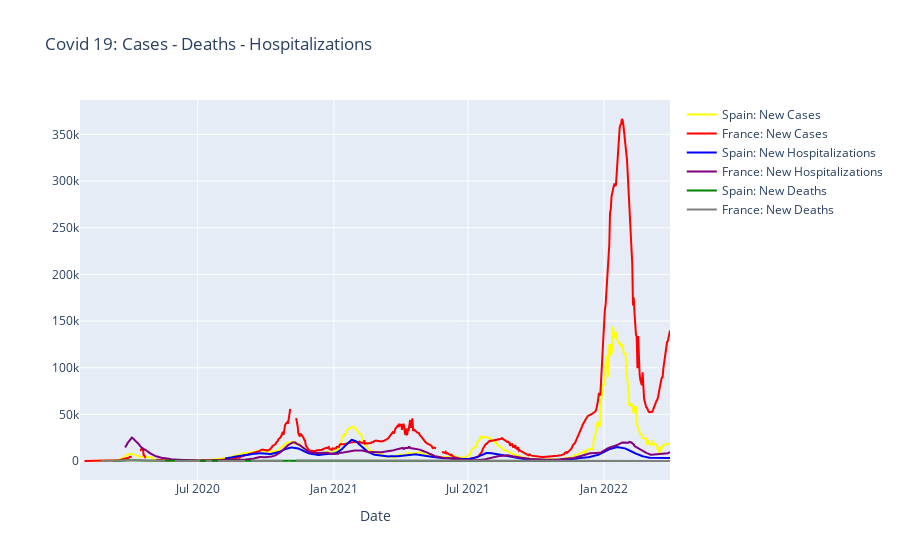

Notebook code for this chart:
### Code cell
# Creating trace1
trace1 = go.Scatter(
                    x = spain_filtered.index,
                    y = spain_filtered["new_cases_smoothed"],
                    mode = "lines",
                    name = "Spain: New Cases",
                    marker = dict(color = 'yellow'),
                    text= spain_filtered["new_cases_smoothed"])
# Creating trace2
trace2 = go.Scatter(
                    x = spain_filtered.index,
                    y = spain_filtered["weekly_hosp_admissions"],
                    mode = "lines",
                    name = "Spain: New Hospitalizations",
                    marker = dict(color = 'blue'),
                    text= spain_filtered["weekly_hosp_admissions"])
trace3 = go.Scatter(
                    x = spain_filtered.index,
                    y = spain_filtered["new_deaths_smoothed"],
                    mode = "lines",
                    name = "Spain: New Deaths",
                    marker = dict(color = 'green'),
                    text= spain_filtered["new_deaths_smoothed"])
trace4 = go.Scatter(
                    x = france_filtered.index,
                    y = france_filtered["new_cases_smoothed"],
                    mode = "lines",
                    name = "France: New Cases",
                    marker = dict(color = 'red'),
                    text= france_filtered["new_cases_smoothed"])
# Creating trace2
trace5 = go.Scatter(
                    x = france_filtered.index,
                    y = france_filtered["weekly_hosp_admissions"],
                    mode = "lines",
                    name = "France: New Hospitalizations",
                    marker = dict(color = 'purple'),
                    text= france_filtered["weekly_hosp_admissions"])
trace6 = go.Scatter(
                    x = france_filtered.index,
                    y = france_filtered["new_deaths_smoothed"],
                    mode = "lines",
                    name = "France: New Deaths",
                    marker = dict(color = 'grey'),
                    text= france_filtered["new_deaths_smoothed"])
data = [trace1, trace4, trace2, trace5, trace3, trace6]
layout = dict(title = 'Covid 19: Cases - Deaths - Hospitalizations',
              xaxis= dict(title= 'Date',ticklen= 5,zeroline= False)
             )
fig = dict(data = data, layout = layout)
iplot(fig)

### Figure 1 — Plotly figure (JSON) as saved in the notebook; plotly's stock layout.template omitted (floating-point values rounded to 4 significant figures; data arrays with more than 128 entries replaced by an {"elided": "..."} marker saying what was removed)
{"data": [{"marker": {"color": "yellow"}, "mode": "lines", "name": "Spain: New Cases", "text": {"elided": "790 float values"}, "type": "scatter", "x": {"elided": "790 str values"}, "y": {"elided": "790 float values"}}, {"marker": {"color": "red"}, "mode": "lines", "name": "France: New Cases", "text": {"elided": "798 float values"}, "type": "scatter", "x": {"elided": "798 str values"}, "y": {"elided": "798 float values"}}, {"marker": {"color": "blue"}, "mode": "lines", "name": "Spain: New Hospitalizations", "text": {"elided": "790 int values"}, "type": "scatter", "x": {"elided": "790 str values"}, "y": {"elided": "790 int values"}}, {"marker": {"color": "purple"}, "mode": "lines", "name": "France: New Hospitalizations", "text": {"elided": "798 int values"}, "type": "scatter", "x": {"elided": "798 str values"}, "y": {"elided": "798 int values"}}, {"marker": {"color": "green"}, "mode": "lines", "name": "Spain: New Deaths", "text": {"elided": "790 float values"}, "type": "scatter", "x": {"elided": "790 str values"}, "y": {"elided": "790 float values"}}, {"marker": {"color": "grey"}, "mode": "lines", "name": "France: New Deaths", "text": {"elided": "798 float values"}, "type": "scatter", "x": {"elided": "798 str values"}, "y": {"elided": "798 float values"}}], "layout": {"title": {"text": "Covid 19: Cases - Deaths - Hospitalizations"}, "xaxis": {"ticklen": 5, "title": {"text": "Date"}, "zeroline": false}}}
